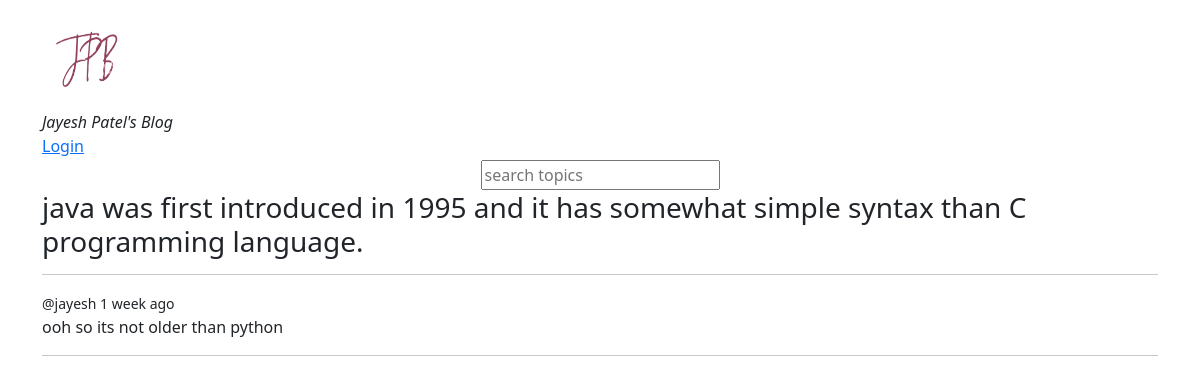
Page /room_page/7/ on the committed database.
### base/models.py (models this page shows, shortened)
class Room(models.Model):
    host = models.ForeignKey(User, on_delete=models.SET_NULL, null=True)
    topic = models.ForeignKey(Topic, on_delete=models.SET_NULL, null=True)
    name = models.CharField(max_length=200)
    description = models.TextField(null=True, blank=True)
    update = models.DateTimeField(auto_now=True)
    created = models.DateTimeField(auto_now_add=True)
    class Meta:
        ordering = ['-update', '-created']

class Message(models.Model):
    user = models.ForeignKey(User, on_delete=models.CASCADE)
    room = models.ForeignKey(Room, on_delete=models.CASCADE)
    text = models.TextField()
    update = models.DateTimeField(auto_now=True)
    created = models.DateTimeField(auto_now_add=True)

### base/views.py (the view, shortened to what this page needs)
# urls.py: path('room_page/<str:pk>/',roomapp, name='room'),
def roomapp(request,pk):
    room = Room.objects.get(id=pk)
    message_room = room.message_set.all().order_by('-created')
    context = {'room':room,"message_room":message_room}
    return render(request,'base/room.html',context)

### base/templates/base/room.html (shortened to what this page needs)
{% extends 'main.html' %}
{% block content %}
<div>
<h3>{{room.description}}</h3>
<hr>
    <div>
        {% for message in message_room %}
            <div>
                <small>@{{message.user}} {{message.created|timesince}} ago</small>
                <p>{{message.text}}</p>
            </div>
            <hr>
        {% endfor %}
    </div>
</div>
{% endblock %}

### templates/main.html (style rules this page uses)
body { border-block: 10px solid white; }

### rows in the picture
Room: description "java was first introduced in 1995 and it has somewhat simple syntax than C programming language."
Message: user "jayesh", created "1 week", text "ooh so its not older than python"
